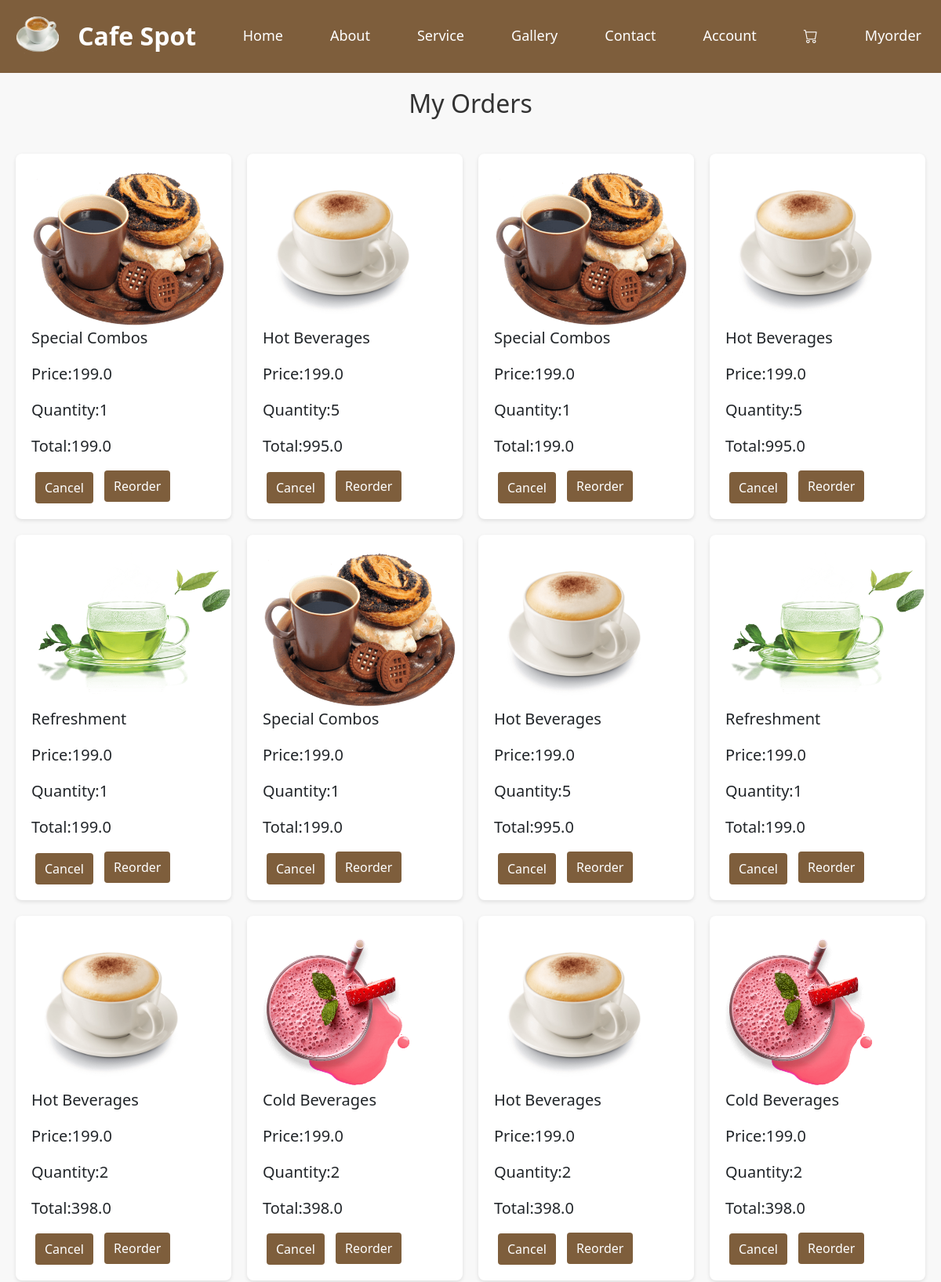
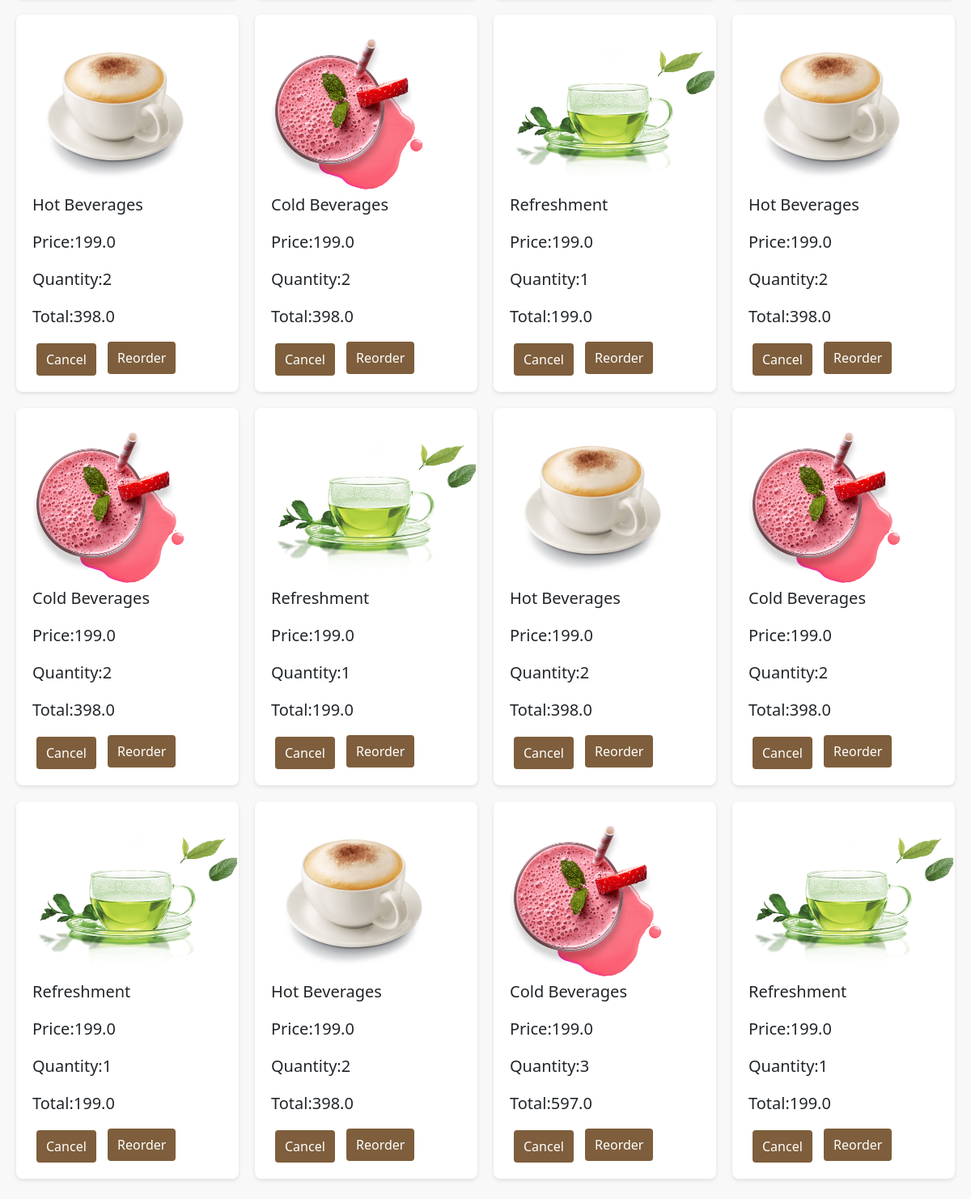
The page /myorders (signed in) on the database its author committed (2 pictures, top to bottom).
### app1/models.py (models this page shows, shortened)
class Order(models.Model):
    order_user = models.CharField(max_length=250,default=None,null=True)
    order_name = models.CharField(max_length=250)
    order_price = models.FloatField(max_length=250)
    order_image = models.FileField(null=True)
    order_qty = models.IntegerField()
    order_amount = models.FloatField()
    order_address = models.TextField(null=True)
    order_paytype = models.CharField(max_length=250,null=True)
    order_status = models.IntegerField(default=0)
    checkout_email = models.CharField(max_length=250,null=True)
    checkout_phone = models.CharField(max_length=250,null=True)
    checkout_name = models.CharField(max_length=250,null=True)
    checkout_address = models.TextField(max_length=250,null=True)
    checkout_city = models.TextField(max_length=250,null=True)
    checkout_country = models.TextField(max_length=250,null=True)
    checkout_postal = models.CharField(max_length=255,null=True)

### app1/views.py (the view)
# urls.py: path('myorders' , views.myorders, name='myorders'),
def myorders(request):
    user = request.session["usersession"]
    order = Order.objects.filter(order_user=user,order_status=1)
    if 'del' in request.GET:
        id = request.GET['del']
        delcart = Order.objects.filter(id=id)[0]
        delcart.delete()
    order = Order.objects.filter(order_user=user)
    context = {
        'order':order
    }
    template = loader.get_template("myorders.html")
    return HttpResponse(template.render(context,request))

### app1/templates/myorders.html (shortened to what this page needs)
{% extends 'master.html' %}
{% load static %}
{% block content %}
<div class="box103">
    <h1>My Orders</h1>
</div>
<div class="box104">
<div class="order-cards">
    {% for x in order  %}
    <div class="order-card">
        <img src="/media/{{x.order_image}}" alt="" height="200px" >
        <p>{{x.order_name}}</p>
        <p>Price:{{x.order_price}}</p>
        <p>Quantity:{{x.order_qty}}</p>
        <p>Total:{{x.order_amount}}</p>
        <div class="actions">
            <a href="?del={{ x.id }}">
                <button class="btn btn-danger">Cancel</button>
            </a>
            <a href="/cart">
                <button>Reorder</button>
            </a>
        </div>
    </div>
    {% endfor %}
</div>
</div>
{% endblock %}

### app1/static/mystyle.css (style rules this page uses)
* { margin: 0px; }
:root { --primary-color: #3b141c; --secondary-color: #f3961c; --dark-color: #252525; --white-color: #fff; --light-gray-color: #f2f2f2; }
.inbox1 h2,p { font-size: 20px; }
body { background-color: #f8f8f8; }
.order-cards { display: grid; grid-template-columns: repeat(auto-fill, minmax(250px, 1fr)); gap: 20px; }
.order-card { background: white; border-radius: 8px; padding: 20px; box-shadow: 0 2px 5px rgba(0, 0, 0, 0.1); transition: transform 0.2s; }
.order-card button { padding: 8px 12px; margin: 0 5px; border: none; background-color:#7E5E3c; color: white; cursor: pointer; border-radius: 4px; transition: background-color 0.3s; }
.box103 h1 { text-align: center; padding: 20px 0px; font-size: 2em; color: #333; }
.box104 { margin: 25px 20px; min-height: 500px; }
html { scroll-behavior: smooth !important; scroll-padding-top: 90px !important; }

### rows shown on the page
Order: order_image (picture), order_name "Special Combos", order_price "199.0", order_qty "1", order_amount "199.0"
Order: order_image (picture), order_name "Hot Beverages", order_price "199.0", order_qty "5", order_amount "995.0"
Order: order_image (picture), order_name "Special Combos", order_price "199.0", order_qty "1", order_amount "199.0"
Order: order_image (picture), order_name "Hot Beverages", order_price "199.0", order_qty "5", order_amount "995.0"
Order: order_image (picture), order_name "Refreshment", order_price "199.0", order_qty "1", order_amount "199.0"
Order: order_image (picture), order_name "Special Combos", order_price "199.0", order_qty "1", order_amount "199.0"
Order: order_image (picture), order_name "Hot Beverages", order_price "199.0", order_qty "5", order_amount "995.0"
Order: order_image (picture), order_name "Refreshment", order_price "199.0", order_qty "1", order_amount "199.0"
Order: order_image (picture), order_name "Hot Beverages", order_price "199.0", order_qty "2", order_amount "398.0"
Order: order_image (picture), order_name "Cold Beverages", order_price "199.0", order_qty "2", order_amount "398.0"
Order: order_image (picture), order_name "Hot Beverages", order_price "199.0", order_qty "2", order_amount "398.0"
Order: order_image (picture), order_name "Cold Beverages", order_price "199.0", order_qty "2", order_amount "398.0"
Order: order_image (picture), order_name "Hot Beverages", order_price "199.0", order_qty "2", order_amount "398.0"
Order: order_image (picture), order_name "Cold Beverages", order_price "199.0", order_qty "2", order_amount "398.0"
Order: order_image (picture), order_name "Refreshment", order_price "199.0", order_qty "1", order_amount "199.0"
Order: order_image (picture), order_name "Hot Beverages", order_price "199.0", order_qty "2", order_amount "398.0"
Order: order_image (picture), order_name "Cold Beverages", order_price "199.0", order_qty "2", order_amount "398.0"
Order: order_image (picture), order_name "Refreshment", order_price "199.0", order_qty "1", order_amount "199.0"
Order: order_image (picture), order_name "Hot Beverages", order_price "199.0", order_qty "2", order_amount "398.0"
Order: order_image (picture), order_name "Cold Beverages", order_price "199.0", order_qty "2", order_amount "398.0"
Order: order_image (picture), order_name "Refreshment", order_price "199.0", order_qty "1", order_amount "199.0"
Order: order_image (picture), order_name "Hot Beverages", order_price "199.0", order_qty "2", order_amount "398.0"
Order: order_image (picture), order_name "Cold Beverages", order_price "199.0", order_qty "3", order_amount "597.0"
Order: order_image (picture), order_name "Refreshment", order_price "199.0", order_qty "1", order_amount "199.0"
